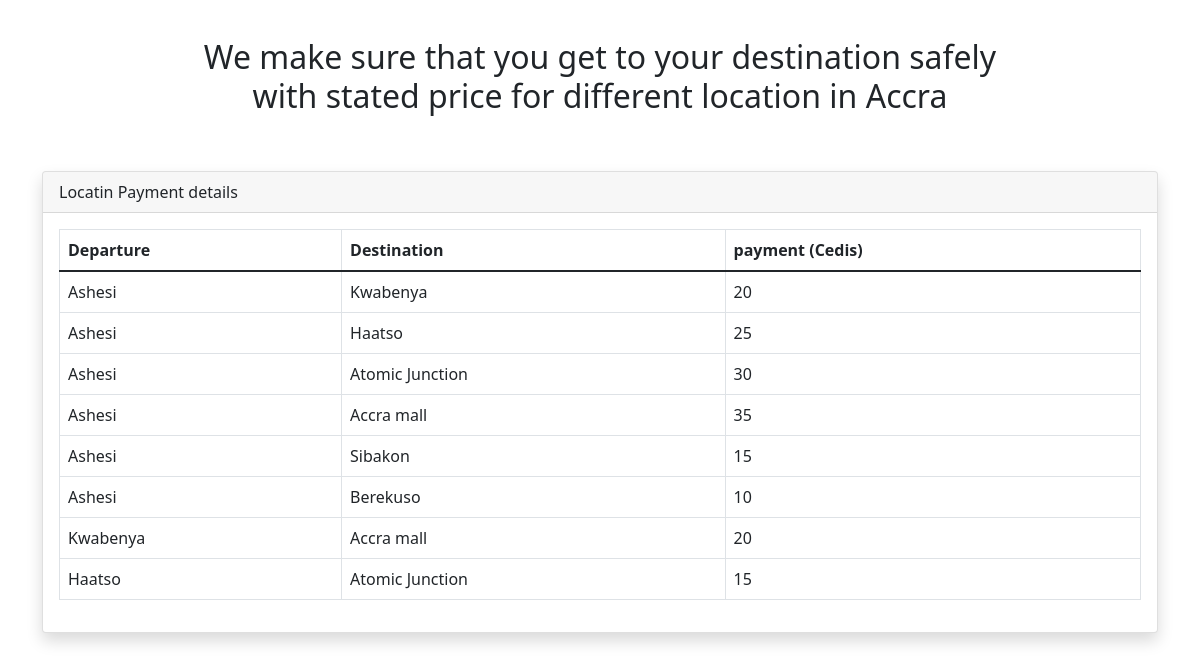
Page /OurServices.php on the committed database.
### tables this page shows
CREATE TABLE `location_payment` (
  `departure` varchar(50) NOT NULL,
  `destination` varchar(50) NOT NULL,
  `payment` int(11) NOT NULL,
  `ID` int(11) NOT NULL
);

### OurServices.php (the view, shortened to what this page needs)
<!doctype html>
<html lang="en">
  <head>
    <link href="https://cdn.jsdelivr.net/npm/bootstrap@5.1.1/dist/css/bootstrap.min.css" rel="stylesheet">
    <link rel="stylesheet" href="./OurServices.css">
  </head>
  <body>
<div class="priceInformation">
    <h2 ><br>We make sure that you get to your destination safely <br>with stated price for different location in Accra</h2> <br><br>
</div>
<div class="container">
                    <div class="card shadow mb-4">
                        <div class="card-header py-2">Locatin Payment details</div>
                        <div class="card-body">
                          <?php
	                        $conn = new mysqli('localhost','root','Agahozo12!@','easy_transportation');
                          $sql = "SELECT * FROM location_payment";
                          $result = mysqli_query($conn, $sql);
                          if (mysqli_num_rows($result)>0){
                            echo '<div class="table-responsive">';
                               echo '<table class="table table-bordered" id="dataTable" width="50%" cellspacing="0">';
                                    echo '<thead>';
                                        echo '<tr>';
                                           echo '<th data-field>Departure</th>';
                                           echo '<th>Destination</th>';
                                           echo '<th>payment (Cedis)</th>';
                                        echo '</tr>';
                                    echo '</thead>';
                                    while($row = mysqli_fetch_assoc($result)){
                                      echo '<tr>';
                                            echo "<td>" .$row['departure']. "</td>";
                                            echo "<td>" .$row['destination']. "</td>";
                                            echo "<td>" .$row['payment']. "</td>";
                                    }
                               echo '</table>';
                                }
                                    ?>
                            </div>
                        </div>
                      </div>
</body>
  </html>

### OurServices.css (style rules this page uses)
.priceInformation { text-align: center; }

### rows in the picture
location_payment: departure "Ashesi", destination "Kwabenya", payment "20"
location_payment: departure "Ashesi", destination "Haatso", payment "25"
location_payment: departure "Ashesi", destination "Atomic Junction", payment "30"
location_payment: departure "Ashesi", destination "Accra mall", payment "35"
location_payment: departure "Ashesi", destination "Sibakon", payment "15"
location_payment: departure "Ashesi", destination "Berekuso", payment "10"
location_payment: departure "Kwabenya", destination "Accra mall", payment "20"
location_payment: departure "Haatso", destination "Atomic Junction", payment "15"
